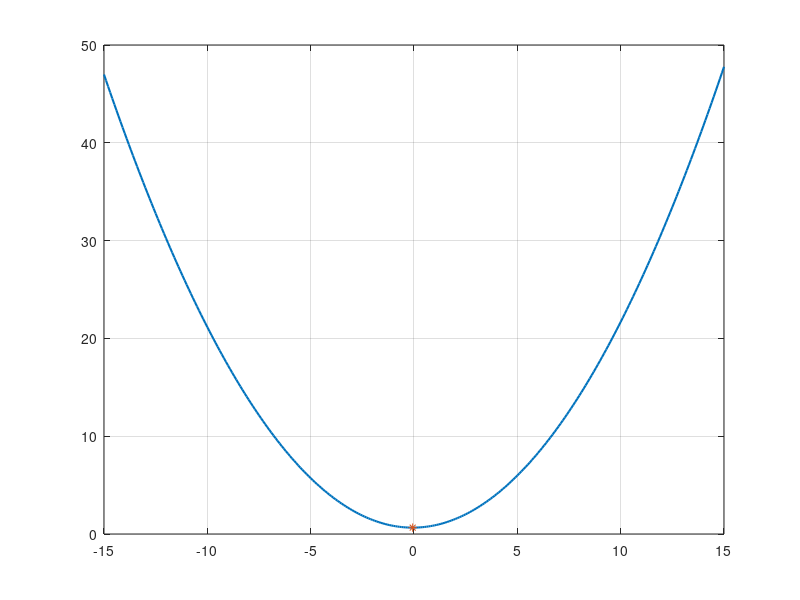

Write the MATLAB code that produced this figure.
% Miejsca zerowe funkcji kwadratowej
% Kacper Filipek 11/03/2022

% obliczanie miejsc zerowych

clc; clear; close;

wsp = rand(1, 3);

delta = wsp(2)^2 - 4 * wsp(1) * wsp(3);
if delta >= 0
    p = [0, 0];
    p(1) = (-wsp(2) - sqrt(delta))/(2*wsp(1));
    p(2) = (-wsp(2) + sqrt(delta))/(2*wsp(1));
elseif delta == 0
    p = (-1 * wsp(2)/(2*wsp(1)));
else
    p = NaN;
end

% współrzędne wierzchołka

w = [(-1 * wsp(2) / (2*wsp(1))), (-delta / (4 * wsp(1)))];

% wartość wielomianu

if delta >= 0
    x = linspace((p(1) - 1), (p(2) + 1), 100);
else
    x = -15:0.1:15;
end

y = wsp(1) * x.^2 + wsp(2)*x + wsp(3);

% wykres

plot(x, y, "LineWidth", 1.5);

hold on

plot(w(1), w(2), "Marker","*")
if delta >= 0
    plot(p(1), 0, "g", p(2), 0, "Marker",".","MarkerSize", 15, "Color", "r")
end
grid on